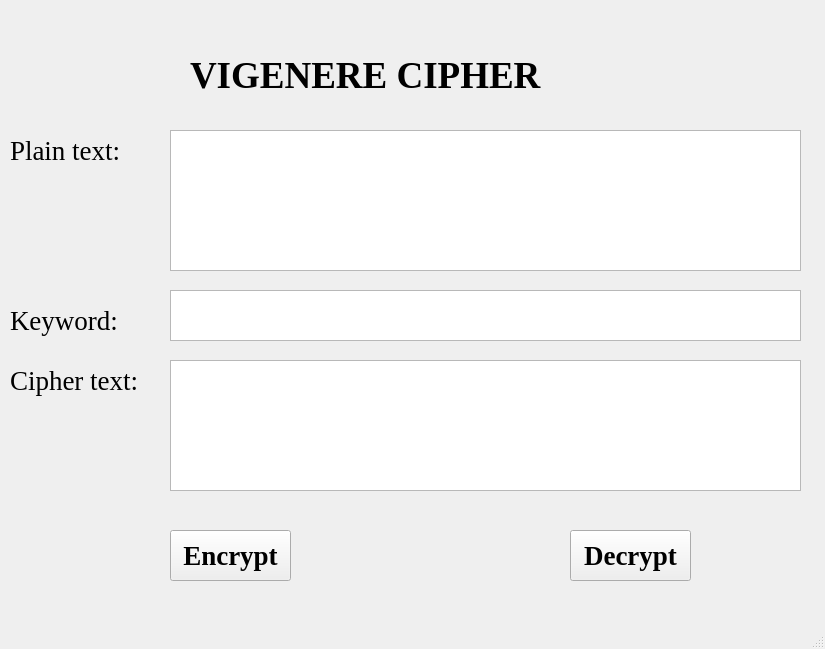
<?xml version="1.0" encoding="UTF-8"?>
<ui version="4.0">
 <class>MainWindow</class>
 <widget class="QMainWindow" name="MainWindow">
  <property name="geometry">
   <rect>
    <x>0</x>
    <y>0</y>
    <width>825</width>
    <height>649</height>
   </rect>
  </property>
  <property name="windowTitle">
   <string>MainWindow</string>
  </property>
  <widget class="QWidget" name="centralwidget">
   <widget class="QLabel" name="label">
    <property name="geometry">
     <rect>
      <x>190</x>
      <y>50</y>
      <width>451</width>
      <height>51</height>
     </rect>
    </property>
    <property name="font">
     <font>
      <family>Times New Roman</family>
      <pointsize>28</pointsize>
      <weight>75</weight>
      <bold>true</bold>
     </font>
    </property>
    <property name="text">
     <string>VIGENERE CIPHER</string>
    </property>
   </widget>
   <widget class="QLabel" name="label_2">
    <property name="geometry">
     <rect>
      <x>10</x>
      <y>130</y>
      <width>161</width>
      <height>41</height>
     </rect>
    </property>
    <property name="font">
     <font>
      <family>Times New Roman</family>
      <pointsize>20</pointsize>
     </font>
    </property>
    <property name="text">
     <string>Plain text:</string>
    </property>
   </widget>
   <widget class="QLabel" name="label_3">
    <property name="geometry">
     <rect>
      <x>10</x>
      <y>350</y>
      <width>181</width>
      <height>61</height>
     </rect>
    </property>
    <property name="font">
     <font>
      <family>Times New Roman</family>
      <pointsize>20</pointsize>
     </font>
    </property>
    <property name="text">
     <string>Cipher text:</string>
    </property>
   </widget>
   <widget class="QLabel" name="label_4">
    <property name="geometry">
     <rect>
      <x>10</x>
      <y>300</y>
      <width>151</width>
      <height>41</height>
     </rect>
    </property>
    <property name="font">
     <font>
      <family>Times New Roman</family>
      <pointsize>20</pointsize>
     </font>
    </property>
    <property name="text">
     <string>Keyword:</string>
    </property>
   </widget>
   <widget class="QTextEdit" name="txt_plain_text">
    <property name="geometry">
     <rect>
      <x>170</x>
      <y>130</y>
      <width>631</width>
      <height>141</height>
     </rect>
    </property>
    <property name="font">
     <font>
      <pointsize>20</pointsize>
     </font>
    </property>
   </widget>
   <widget class="QTextEdit" name="txt_cipher">
    <property name="geometry">
     <rect>
      <x>170</x>
      <y>360</y>
      <width>631</width>
      <height>131</height>
     </rect>
    </property>
    <property name="font">
     <font>
      <pointsize>20</pointsize>
     </font>
    </property>
   </widget>
   <widget class="QPlainTextEdit" name="txt_key">
    <property name="geometry">
     <rect>
      <x>170</x>
      <y>290</y>
      <width>631</width>
      <height>51</height>
     </rect>
    </property>
    <property name="font">
     <font>
      <pointsize>20</pointsize>
     </font>
    </property>
   </widget>
   <widget class="QPushButton" name="btn_encrypt">
    <property name="geometry">
     <rect>
      <x>170</x>
      <y>530</y>
      <width>121</width>
      <height>51</height>
     </rect>
    </property>
    <property name="font">
     <font>
      <family>Times New Roman</family>
      <pointsize>20</pointsize>
      <weight>75</weight>
      <bold>true</bold>
     </font>
    </property>
    <property name="text">
     <string>Encrypt</string>
    </property>
   </widget>
   <widget class="QPushButton" name="btn_decrypt">
    <property name="geometry">
     <rect>
      <x>570</x>
      <y>530</y>
      <width>121</width>
      <height>51</height>
     </rect>
    </property>
    <property name="font">
     <font>
      <family>Times New Roman</family>
      <pointsize>20</pointsize>
      <weight>75</weight>
      <bold>true</bold>
     </font>
    </property>
    <property name="text">
     <string>Decrypt</string>
    </property>
   </widget>
  </widget>
  <widget class="QMenuBar" name="menubar">
   <property name="geometry">
    <rect>
     <x>0</x>
     <y>0</y>
     <width>825</width>
     <height>26</height>
    </rect>
   </property>
  </widget>
  <widget class="QStatusBar" name="statusbar"/>
 </widget>
 <resources/>
 <connections/>
</ui>
